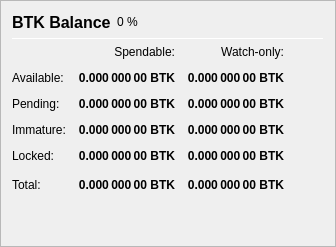
                   <widget class="QFrame" name="frame_Balances">
                    <property name="frameShape">
                     <enum>QFrame::StyledPanel</enum>
                    </property>
                    <property name="frameShadow">
                     <enum>QFrame::Raised</enum>
                    </property>
                    <layout class="QVBoxLayout" name="verticalLayout_4">
                     <item>
                      <layout class="QHBoxLayout" name="horizontalLayout_4">
                       <item>
                        <widget class="QLabel" name="label_5">
                         <property name="minimumSize">
                          <size>
                           <width>0</width>
                           <height>20</height>
                          </size>
                         </property>
                         <property name="font">
                          <font>
                           <pointsize>12</pointsize>
                           <weight>75</weight>
                           <bold>true</bold>
                          </font>
                         </property>
                         <property name="text">
                          <string>BTK Balance</string>
                         </property>
                        </widget>
                       </item>
                       <item>
                        <widget class="QLabel" name="labelBTKPercent">
                         <property name="text">
                          <string notr="true">0 %</string>
                         </property>
                        </widget>
                       </item>
                       <item>
                        <spacer name="horizontalSpacer_3">
                         <property name="orientation">
                          <enum>Qt::Horizontal</enum>
                         </property>
                         <property name="sizeHint" stdset="0">
                          <size>
                           <width>40</width>
                           <height>20</height>
                          </size>
                         </property>
                        </spacer>
                       </item>
                      </layout>
                     </item>
                     <item>
                      <widget class="Line" name="line_Balance">
                       <property name="minimumSize">
                        <size>
                         <width>0</width>
                         <height>1</height>
                        </size>
                       </property>
                       <property name="maximumSize">
                        <size>
                         <width>16777215</width>
                         <height>1</height>
                        </size>
                       </property>
                       <property name="orientation">
                        <enum>Qt::Horizontal</enum>
                       </property>
                      </widget>
                     </item>
                     <item>
                      <layout class="QGridLayout" name="gridLayout">
                       <property name="spacing">
                        <number>12</number>
                       </property>
                       <item row="0" column="1">
                        <widget class="QLabel" name="labelSpendable">
                         <property name="text">
                          <string>Spendable:</string>
                         </property>
                         <property name="alignment">
                          <set>Qt::AlignRight|Qt::AlignTrailing|Qt::AlignVCenter</set>
                         </property>
                        </widget>
                       </item>
                       <item row="0" column="2">
                        <widget class="QLabel" name="labelWatchonly">
                         <property name="text">
                          <string>Watch-only:</string>
                         </property>
                         <property name="alignment">
                          <set>Qt::AlignRight|Qt::AlignTrailing|Qt::AlignVCenter</set>
                         </property>
                        </widget>
                       </item>
                       <item row="1" column="0">
                        <widget class="QLabel" name="labelBalanceText">
                         <property name="text">
                          <string>Available:</string>
                         </property>
                        </widget>
                       </item>
                       <item row="1" column="1">
                        <widget class="QLabel" name="labelBalance">
                         <property name="font">
                          <font>
                           <weight>75</weight>
                           <bold>true</bold>
                          </font>
                         </property>
                         <property name="cursor">
                          <cursorShape>IBeamCursor</cursorShape>
                         </property>
                         <property name="toolTip">
                          <string>Your current spendable balance</string>
                         </property>
                         <property name="text">
                          <string notr="true">0.000 000 00 BTK</string>
                         </property>
                         <property name="alignment">
                          <set>Qt::AlignRight|Qt::AlignTrailing|Qt::AlignVCenter</set>
                         </property>
                         <property name="textInteractionFlags">
                          <set>Qt::LinksAccessibleByMouse|Qt::TextSelectableByKeyboard|Qt::TextSelectableByMouse</set>
                         </property>
                        </widget>
                       </item>
                       <item row="1" column="2">
                        <widget class="QLabel" name="labelWatchAvailable">
                         <property name="font">
                          <font>
                           <weight>75</weight>
                           <bold>true</bold>
                          </font>
                         </property>
                         <property name="cursor">
                          <cursorShape>IBeamCursor</cursorShape>
                         </property>
                         <property name="toolTip">
                          <string>Your current balance in watch-only addresses</string>
                         </property>
                         <property name="text">
                          <string notr="true">0.000 000 00 BTK</string>
                         </property>
                         <property name="alignment">
                          <set>Qt::AlignRight|Qt::AlignTrailing|Qt::AlignVCenter</set>
                         </property>
                         <property name="textInteractionFlags">
                          <set>Qt::LinksAccessibleByMouse|Qt::TextSelectableByKeyboard|Qt::TextSelectableByMouse</set>
                         </property>
                        </widget>
                       </item>
                       <item row="2" column="0">
                        <widget class="QLabel" name="labelPendingText">
                         <property name="text">
                          <string>Pending:</string>
                         </property>
                        </widget>
                       </item>
                       <item row="2" column="1">
                        <widget class="QLabel" name="labelUnconfirmed">
                         <property name="font">
                          <font>
                           <weight>75</weight>
                           <bold>true</bold>
                          </font>
                         </property>
                         <property name="cursor">
                          <cursorShape>IBeamCursor</cursorShape>
                         </property>
                         <property name="toolTip">
                          <string>Total of transactions that have yet to be confirmed, and do not yet count toward the spendable balance</string>
                         </property>
                         <property name="text">
                          <string notr="true">0.000 000 00 BTK</string>
                         </property>
                         <property name="alignment">
                          <set>Qt::AlignRight|Qt::AlignTrailing|Qt::AlignVCenter</set>
                         </property>
                         <property name="textInteractionFlags">
                          <set>Qt::LinksAccessibleByMouse|Qt::TextSelectableByKeyboard|Qt::TextSelectableByMouse</set>
                         </property>
                        </widget>
                       </item>
                       <item row="2" column="2">
                        <widget class="QLabel" name="labelWatchPending">
                         <property name="font">
                          <font>
                           <weight>75</weight>
                           <bold>true</bold>
                          </font>
                         </property>
                         <property name="cursor">
                          <cursorShape>IBeamCursor</cursorShape>
                         </property>
                         <property name="toolTip">
                          <string>Unconfirmed transactions to watch-only addresses</string>
                         </property>
                         <property name="text">
                          <string notr="true">0.000 000 00 BTK</string>
                         </property>
                         <property name="alignment">
                          <set>Qt::AlignRight|Qt::AlignTrailing|Qt::AlignVCenter</set>
                         </property>
                         <property name="textInteractionFlags">
                          <set>Qt::LinksAccessibleByMouse|Qt::TextSelectableByKeyboard|Qt::TextSelectableByMouse</set>
                         </property>
                        </widget>
                       </item>
                       <item row="3" column="0">
                        <widget class="QLabel" name="labelImmatureText">
                         <property name="text">
                          <string>Immature:</string>
                         </property>
                        </widget>
                       </item>
                       <item row="3" column="1">
                        <widget class="QLabel" name="labelImmature">
                         <property name="font">
                          <font>
                           <weight>75</weight>
                           <bold>true</bold>
                          </font>
                         </property>
                         <property name="cursor">
                          <cursorShape>IBeamCursor</cursorShape>
                         </property>
                         <property name="toolTip">
                          <string>Staked or masternode rewards that has not yet matured</string>
                         </property>
                         <property name="text">
                          <string notr="true">0.000 000 00 BTK</string>
                         </property>
                         <property name="alignment">
                          <set>Qt::AlignRight|Qt::AlignTrailing|Qt::AlignVCenter</set>
                         </property>
                         <property name="textInteractionFlags">
                          <set>Qt::LinksAccessibleByMouse|Qt::TextSelectableByKeyboard|Qt::TextSelectableByMouse</set>
                         </property>
                        </widget>
                       </item>
                       <item row="3" column="2">
                        <widget class="QLabel" name="labelWatchImmature">
                         <property name="font">
                          <font>
                           <weight>75</weight>
                           <bold>true</bold>
                          </font>
                         </property>
                         <property name="cursor">
                          <cursorShape>IBeamCursor</cursorShape>
                         </property>
                         <property name="toolTip">
                          <string>Staked or masternode rewards in watch-only addresses that has not yet matured</string>
                         </property>
                         <property name="text">
                          <string notr="true">0.000 000 00 BTK</string>
                         </property>
                         <property name="alignment">
                          <set>Qt::AlignRight|Qt::AlignTrailing|Qt::AlignVCenter</set>
                         </property>
                         <property name="textInteractionFlags">
                          <set>Qt::LinksAccessibleByMouse|Qt::TextSelectableByKeyboard|Qt::TextSelectableByMouse</set>
                         </property>
                        </widget>
                       </item>
                       <item row="4" column="0">
                        <widget class="QLabel" name="labelLockedBalanceText">
                         <property name="toolTip">
                          <string>Locked BTK or Masternode collaterals. These are excluded from zBTK minting.</string>
                         </property>
                         <property name="text">
                          <string>Locked:</string>
                         </property>
                        </widget>
                       </item>
                       <item row="4" column="1">
                        <widget class="QLabel" name="labelLockedBalance">
                         <property name="font">
                          <font>
                           <weight>75</weight>
                           <bold>true</bold>
                          </font>
                         </property>
                         <property name="cursor">
                          <cursorShape>IBeamCursor</cursorShape>
                         </property>
                         <property name="toolTip">
                          <string>Locked BTK or Masternode collaterals. These are excluded from zBTK minting.</string>
                         </property>
                         <property name="text">
                          <string notr="true">0.000 000 00 BTK</string>
                         </property>
                         <property name="alignment">
                          <set>Qt::AlignRight|Qt::AlignTrailing|Qt::AlignVCenter</set>
                         </property>
                         <property name="textInteractionFlags">
                          <set>Qt::LinksAccessibleByMouse|Qt::TextSelectableByKeyboard|Qt::TextSelectableByMouse</set>
                         </property>
                        </widget>
                       </item>
                       <item row="4" column="2">
                        <widget class="QLabel" name="labelWatchLocked">
                         <property name="font">
                          <font>
                           <weight>75</weight>
                           <bold>true</bold>
                          </font>
                         </property>
                         <property name="cursor">
                          <cursorShape>IBeamCursor</cursorShape>
                         </property>
                         <property name="toolTip">
                          <string>Current locked balance in watch-only addresses</string>
                         </property>
                         <property name="text">
                          <string notr="true">0.000 000 00 BTK</string>
                         </property>
                         <property name="alignment">
                          <set>Qt::AlignRight|Qt::AlignTrailing|Qt::AlignVCenter</set>
                         </property>
                         <property name="textInteractionFlags">
                          <set>Qt::LinksAccessibleByMouse|Qt::TextSelectableByKeyboard|Qt::TextSelectableByMouse</set>
                         </property>
                        </widget>
                       </item>
                       <item row="5" column="0">
                        <widget class="QLabel" name="labelTotalText">
                         <property name="toolTip">
                          <string>Your current BTK balance, unconfirmed and immature transactions included</string>
                         </property>
                         <property name="text">
                          <string>Total:</string>
                         </property>
                        </widget>
                       </item>
                       <item row="5" column="1">
                        <widget class="QLabel" name="labelTotal">
                         <property name="font">
                          <font>
                           <weight>75</weight>
                           <bold>true</bold>
                          </font>
                         </property>
                         <property name="cursor">
                          <cursorShape>IBeamCursor</cursorShape>
                         </property>
                         <property name="toolTip">
                          <string>Your current BTK balance, unconfirmed and immature transactions included</string>
                         </property>
                         <property name="text">
                          <string notr="true">0.000 000 00 BTK</string>
                         </property>
                         <property name="alignment">
                          <set>Qt::AlignRight|Qt::AlignTrailing|Qt::AlignVCenter</set>
                         </property>
                         <property name="textInteractionFlags">
                          <set>Qt::LinksAccessibleByMouse|Qt::TextSelectableByKeyboard|Qt::TextSelectableByMouse</set>
                         </property>
                        </widget>
                       </item>
                       <item row="5" column="2">
                        <widget class="QLabel" name="labelWatchTotal">
                         <property name="font">
                          <font>
                           <weight>75</weight>
                           <bold>true</bold>
                          </font>
                         </property>
                         <property name="cursor">
                          <cursorShape>IBeamCursor</cursorShape>
                         </property>
                         <property name="toolTip">
                          <string>Current total balance in watch-only addresses</string>
                         </property>
                         <property name="text">
                          <string notr="true">0.000 000 00 BTK</string>
                         </property>
                         <property name="alignment">
                          <set>Qt::AlignRight|Qt::AlignTrailing|Qt::AlignVCenter</set>
                         </property>
                         <property name="textInteractionFlags">
                          <set>Qt::LinksAccessibleByMouse|Qt::TextSelectableByKeyboard|Qt::TextSelectableByMouse</set>
                         </property>
                        </widget>
                       </item>
                       <item row="5" column="3">
                        <spacer name="horizontalSpacer_9">
                         <property name="orientation">
                          <enum>Qt::Horizontal</enum>
                         </property>
                         <property name="sizeHint" stdset="0">
                          <size>
                           <width>40</width>
                           <height>20</height>
                          </size>
                         </property>
                        </spacer>
                       </item>
                      </layout>
                     </item>
                     <item>
                      <spacer name="verticalSpacer_3">
                       <property name="orientation">
                        <enum>Qt::Vertical</enum>
                       </property>
                       <property name="sizeHint" stdset="0">
                        <size>
                         <width>20</width>
                         <height>40</height>
                        </size>
                       </property>
                      </spacer>
                     </item>
                    </layout>
                   </widget>
